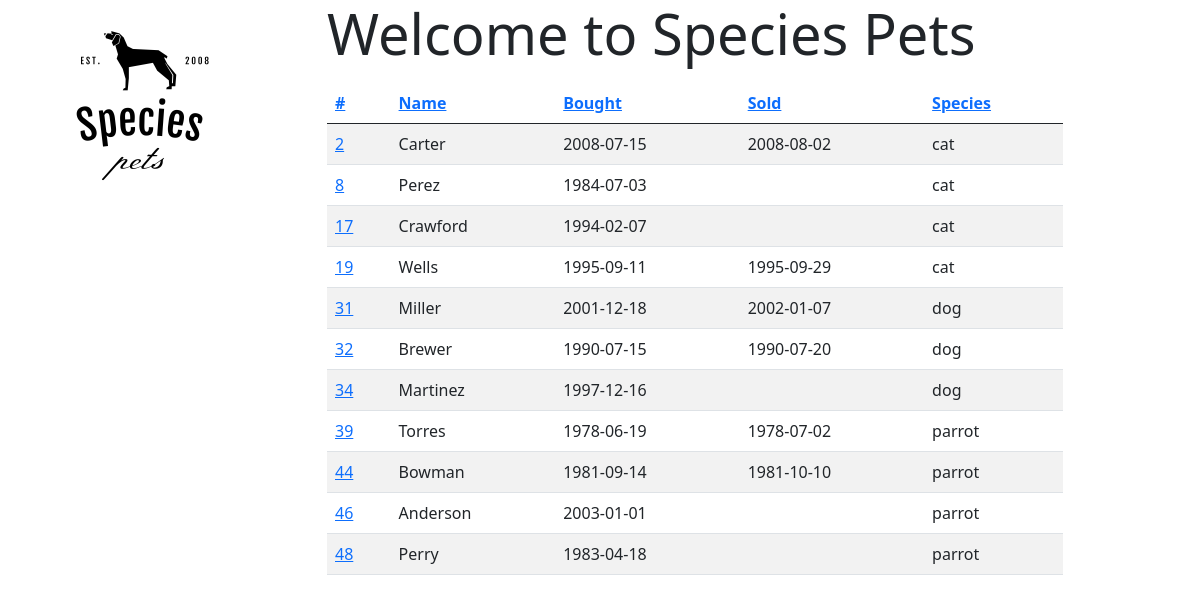
The page /search/tag/trained on the database its author committed.
### tables this page shows
CREATE TABLE pet (
       id INTEGER PRIMARY KEY AUTOINCREMENT,
       name TEXT,
       bought DATE,
       sold DATE,
       description TEXT,
       species INTEGER,
       FOREIGN KEY (species) references animal(id) ON DELETE CASCADE
);

CREATE TABLE animal (
       id INTEGER PRIMARY KEY AUTOINCREMENT,
       name TEXT UNIQUE NOT NULL
       );

### petshop/pets.py (the view)
@bp.route("/search/<field>/<value>")
def search(field, value):
    conn = db.get_db()
    oby = request.args.get("order_by", "id") # TODO. This is currently not used.
    order = request.args.get("order", "asc")
    cur = conn.cursor()
    cur.execute(f"select p.id, p.name, p.bought, p.sold, s.name from pet p, animal s where p.id in (select pet from tags_pets, tag where tag.name = '{value}' and tag.id = tags_pets.tag) and p.species = s.id order by p.{oby} {order}")
    pets = cur.fetchall()
    return render_template('search.html',value=value, field=field, pets=pets)

### petshop/db.py (called while the page is built)
def get_db():
    if 'db' not in g:
        dbname = current_app.config['DATABASE']
        g.db = sqlite3.connect(dbname)
        g.db.execute("PRAGMA foreign_keys = ON;")
    return g.db

### petshop/templates/search.html
{% extends "base.html" %}
{% block body %}
          <h4 class="display-4">Welcome to Species Pets</h4>
          <p>
            <table class="table table-striped">
              <thead class="thead-dark">
              <tr>
                <th scope="col"> <a href="/search/{{field}}/{{value}}?order_by=id&order={{order}}">#</a> </th>
                <th scope="col"> <a href="/search/{{field}}/{{value}}?order_by=name&order={{order}}">Name</a>  </th>
                <th scope="col"> <a href="/search/{{field}}/{{value}}?order_by=bought&order={{order}}">Bought</a>  </th>
                <th scope="col"> <a href="/search/{{field}}/{{value}}?order_by=sold&order={{order}}">Sold</a> </th>
                <th scope="col"> <a href="/search/{{field}}/{{value}}?order_by=species&order={{order}}">Species</a> </th>
              </tr>
              </thead>
              {% for id, name, bought, sold, species in pets %}
              <tr>
                <td scope="row" class="petid" ><a href="{{url_for('pets.pet_info', pid=id)}}">{{id}}</a></td>
                <td class="petname">{{name}} </td>
                <td class="petbought">{{bought}}</td>
                <td class="petsold">{{sold}}</td>
                <td class="petspecies">{{species}}</td>
              </tr>
              {%endfor%}
            </table>
          </p>
{% endblock %}

### rows shown on the page
pet: id "2", name "Carter", bought "2008-07-15", sold "2008-08-02", name "cat"
pet: id "8", name "Perez", bought "1984-07-03", name "cat"
pet: id "17", name "Crawford", bought "1994-02-07", name "cat"
pet: id "19", name "Wells", bought "1995-09-11", sold "1995-09-29", name "cat"
pet: id "31", name "Miller", bought "2001-12-18", sold "2002-01-07", name "dog"
pet: id "32", name "Brewer", bought "1990-07-15", sold "1990-07-20", name "dog"
pet: id "34", name "Martinez", bought "1997-12-16", name "dog"
pet: id "39", name "Torres", bought "1978-06-19", sold "1978-07-02", name "parrot"
pet: id "44", name "Bowman", bought "1981-09-14", sold "1981-10-10", name "parrot"
pet: id "46", name "Anderson", bought "2003-01-01", name "parrot"
pet: id "48", name "Perry", bought "1983-04-18", name "parrot"
